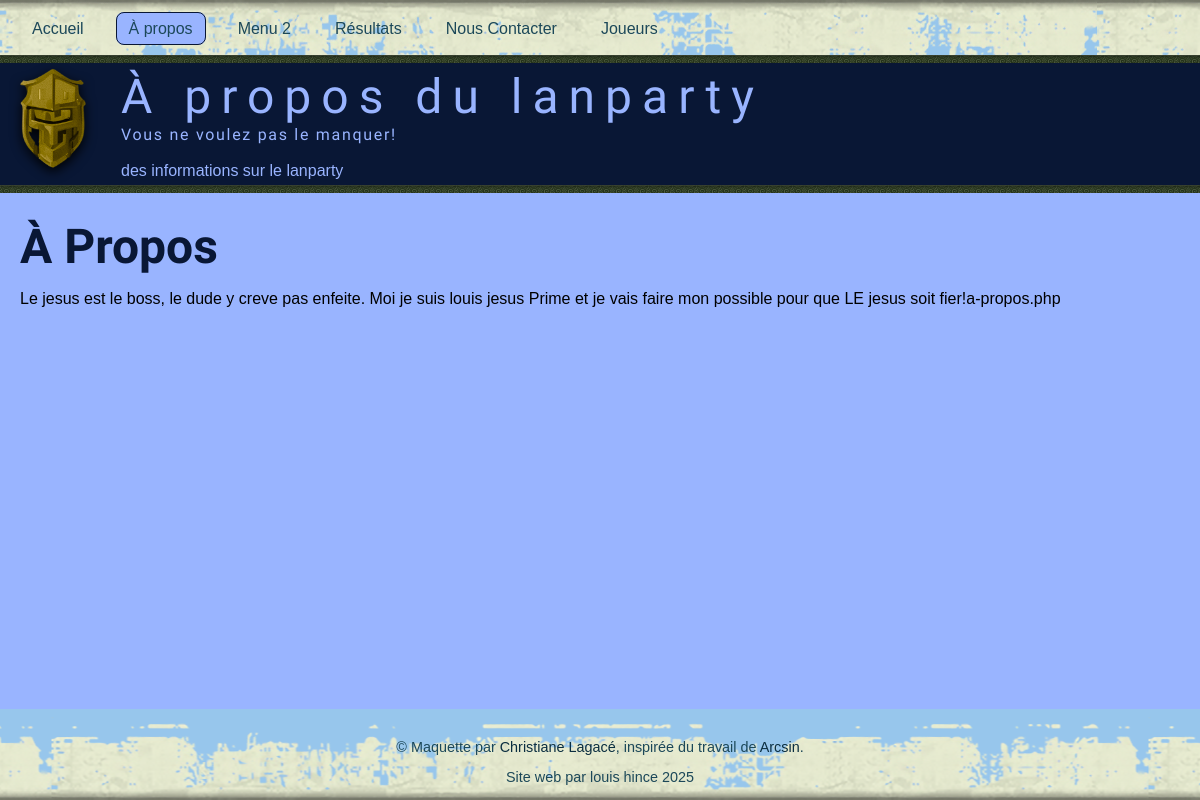
The app's page /a-propos.php with its own data.
### tables this page shows
CREATE TABLE `pages` (
  `id` int NOT NULL,
  `url` varchar(255) NOT NULL,
  `titre` varchar(60) NOT NULL,
  `description` varchar(150) NOT NULL,
  `h1` varchar(100) NOT NULL,
  `accroche` varchar(255) NOT NULL,
  `public` tinyint(1) NOT NULL,
  `texte` longtext NOT NULL,
  `modification` datetime NOT NULL
);

### include/Configuration.inc (called while the page is built, shortened)
<?php
try {
    $mysqli = new mysqli("127.0.0.1", "root", "mysql", "lanparty_hincelouis");
} catch (Exception $e) {
    die('&Eacute;chec lors de la connexion &agrave; la base de donn&eacute;es.');
}
$mysqli->set_charset("utf8mb4");
$nomPage = basename($_SERVER['SCRIPT_NAME']);
$requete = "SELECT titre, description, h1, texte, url, accroche FROM pages WHERE url = '$nomPage'";
$resultat = $mysqli->query($requete);
$enreg = $resultat->fetch_row();
$titre = $enreg[0];
$description = $enreg[1];
$h1 = $enreg[2];
$texte = $enreg[3];
$accroche = $enreg[5];
?>

### entete.inc (the view, shortened to what this page needs)
<?php
echo "<!DOCTYPE html>";
echo "<html lang='fr-CA'>";
echo "<head>";
echo "    <link rel='stylesheet' href='css/style.css'>";
echo "    <link rel='stylesheet' href='css/mes-styles.css'>";
echo "</head>";
echo "<body>";
echo "<nav>";
echo "<div class='container'>";
echo '<a href="index.php" class="' . (basename($_SERVER['PHP_SELF']) == 'index.php' ? 'active' : '') . '">Accueil</a>';
echo '<a href="a-propos.php" class="' . (basename($_SERVER['PHP_SELF']) == 'a-propos.php' ? 'active' : '') . '">À propos</a>';
echo '<a href="a-venir.php" class="' . (basename($_SERVER['PHP_SELF']) == 'a-venir.php' ? 'active' : '') . '">Menu 2</a>';
echo '<a href="resultats.php" class="' . (basename($_SERVER['PHP_SELF']) == 'resultats.php' ? 'active' : '') . '">Résultats</a>';
echo '<a href="formulaire-contact.php" class="' . (basename($_SERVER['PHP_SELF']) == 'formulaire-contact.php' ? 'active' : '') . '">Nous Contacter</a>';
echo '<a href="joueurs.php" class="' . (basename($_SERVER['PHP_SELF']) == 'joueurs.php' ? 'active' : '') . '">Joueurs</a>';
echo "    </div>";
echo "</nav>";
echo "<div class='separation'></div>";
echo "<header>";
echo "    <div class='logo-text container'>";
echo "        <div class='logo'><img src='medias/commun/logoLanParty.png'></div>";
echo "        <div>";
echo "            <div class='title'>$titre</div>";
echo "            <div class='slogan'>$accroche</div>";
echo "                <br>";
echo "             <meta name='description'>$description</meta>";
echo "        </div>";
echo "    </div>";
echo "</header>";
echo "<div class='separation'></div>";
echo "<div id='main'>";
echo "    <div class='container'>";
echo "        <h1>$h1</h1>";
echo "        $texte";
?>

### css/style.css (style rules this page uses)
:root { --couleur-principale-fonce: #091735; --couleur-principale-pale: #1c4859; --couleur-principale-tres-pale: #0b2e40; --couleur-secondaire-fonce: #97c6ec; --couleur-secondaire-pale: #99b4ff; --couleur-punch-fonce: #695483; --couleur-punch-pale: #B874A8; }
* { box-sizing: border-box; }
body { display: flex; min-height: 100vh; flex-direction: column; margin: 0; font-family: "Lucida Sans Unicode", sans-serif; }
a { color: var(--couleur-punch-pale); text-decoration: none; }
.container { max-width: 1200px; margin: 0 auto; padding: 0 20px; }
#main { flex: 1; background-color: var(--couleur-secondaire-pale); padding: 10px 0 20px 0; }
header { background-color: var(--couleur-principale-fonce); color: var(--couleur-secondaire-pale); padding: 5px 0; }
header .title { font-family: "Hurricane", serif; font-size: 3em; letter-spacing: 10px; }
header .logo img { filter: drop-shadow(0px 4px 6px rgba(0, 0, 0, 1.2)); }
header .slogan { font-family: "Gemunu Libre", serif; font-size: 1em; letter-spacing: 1.7px; }
nav { height: 55px; padding-top: 20px; background: url('../medias/commun/bg-nav.png') repeat-x; }
nav a { color: var(--couleur-principale-pale); text-decoration: none; padding: 7px 12px; border-radius: 8px; margin-right: 20px; }
nav a.active { background-color: var(--couleur-secondaire-pale); border: 1px solid var(--couleur-principale-fonce); }
.logo-text { display:flex; gap: 35px; }
h1 { font-family: "Hurricane", serif; font-size: 3em; color: var(--couleur-principale-fonce); margin: 15px 0; }
nav, footer { background-color: var(--couleur-secondaire-fonce); }
.separation { height: 8px; background: url('../medias/commun/pattern.png') repeat-x; }

### records on screen
pages: titre "À propos du lanparty", accroche "Vous ne voulez pas le manquer!", description "des informations sur le lanparty", h1 "À Propos", texte "Le jesus est le boss, le dude y creve pas enfeite. Moi je suis louis jesus Prime et je vais faire mon possible pour que LE jesus soit fier!"

### other values on screen
$nomPage "a-propos.php"
